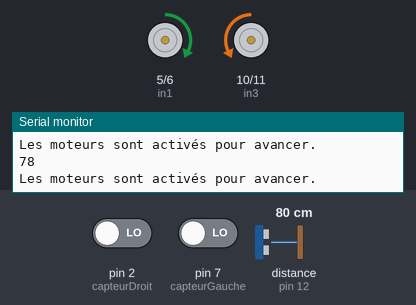
Bench run of a sketch on a simulated Arduino Uno, built with avr-gcc and run on an emulated ATmega328P. On the bench: motor-driver pin pairs drawn as motors (green arrow = first pin HIGH = forward, orange = second pin HIGH = backward, longer = more drive), the last lines printed to the serial monitor. Wiring (inferred from the names in the program): ultrasonic range finder: trigger pin 13; echo pin 12. The test bench sets the inputs (shaded band); at power-on: distance to the obstacle (sensor on pin 12) 80 cm, pin 2 (capteurDroit) LOW, pin 7 (capteurGauche) LOW. The echo pulse lasts 58.3 µs per cm.

Above: at 1.2 s.
1.3 s: distance to the obstacle (sensor on pin 12) set to 29 cm
4.3 s: distance to the obstacle (sensor on pin 12) set to 23 cm
At 4.9 s:
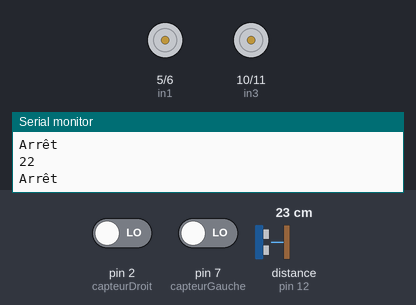
5.8 s: distance to the obstacle (sensor on pin 12) set to 120 cm
At 7.0 s:
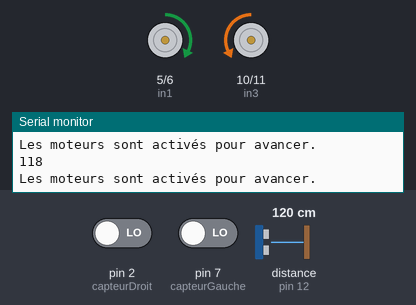
7.3 s: pin 2 (capteurDroit) driven HIGH
At 7.8 s:
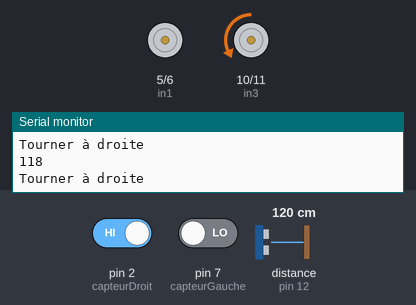
8.8 s: pin 2 (capteurDroit) driven LOW
At 9.7 s:
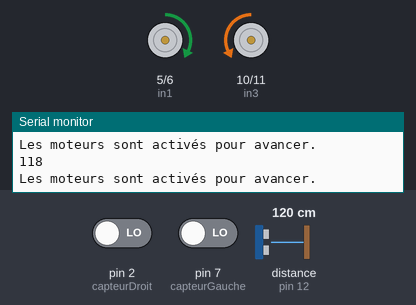
10.3 s: pin 7 (capteurGauche) driven HIGH
At 11.4 s:
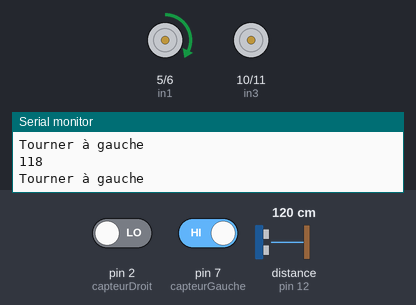
Timing chart, 0 to 12.8 s (numbered marks = the images above; inputs shaded):
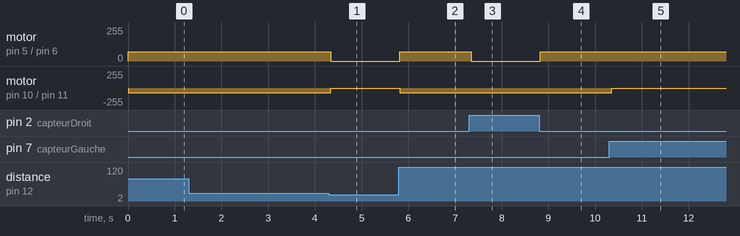

Measured:
- the behaviour switches between 26 and 25 cm on distance to the obstacle (sensor on pin 12) (found by bisection; images 0 and 1)
- after the input at 4.3 s, motor on pin 5 (in1) / pin 6 (in2): forward 70/255 → stopped at once; motor on pin 10 (in3) / pin 11 (in4): backward 70/255 → stopped at once
- after the input at 5.8 s, motor on pin 5 (in1) / pin 6 (in2): stopped → forward 70/255 at once; motor on pin 10 (in3) / pin 11 (in4): stopped → backward 70/255 at once
- after the input at 7.3 s, motor on pin 5 (in1) / pin 6 (in2): forward 70/255 → stopped after 0.05 s
- after the input at 8.8 s, motor on pin 5 (in1) / pin 6 (in2): stopped → forward 70/255 at once
- after the input at 10.3 s, motor on pin 10 (in3) / pin 11 (in4): backward 70/255 → stopped after 0.05 s

The sketch:

code_arduino.ino
```cpp
#include "model_arduino.h"

int in1 = 5;
int in2 = 6;
int in3 = 10;
int in4 = 11;

int trig = 13;
int echo = 12;

// Broches des capteurs infrarouges
int capteurGauche = 7;
int capteurDroit = 2;

int vitesse = 70;

void setup() {
  pinMode(in1, OUTPUT);
  pinMode(in2, OUTPUT);
  pinMode(in3, OUTPUT);
  pinMode(in4, OUTPUT);

  pinMode(capteurGauche, INPUT);
  pinMode(capteurDroit, INPUT);

  pinMode(trig, OUTPUT);
  pinMode(echo, INPUT);

  Serial.begin(9600);
}

void loop() {

  // Lire l'état des capteurs
  int etatGauche = digitalRead(capteurGauche);  // 0 : blanc, 1 : noir
  int etatDroit = digitalRead(capteurDroit);    // 0 : blanc, 1 : noir

 // put your main code here, to run repeatedly:
 digitalWrite(trig, LOW);
 delayMicroseconds(2);
 digitalWrite(trig,HIGH);
 delayMicroseconds(10);
 digitalWrite(trig,LOW);
 long duration = pulseIn(echo, HIGH);
 int distance = (duration * 0.034)/2;

 Serial.println(distance);

 double input[2] = {etatGauche, etatDroit};
 double output[4];

 score(input, output);


if(distance < 25) {
  arreter();
} else {
if (output[1] >= 0.5 && distance >= 25) {
     avancer();}
if (output[2] >= 0.5 && distance >= 25) {
     tournerDroite();}

if (output[3] >= 0.5 && distance >= 25) {
      tournerGauche();}
}

//  if (output[0] >= 0.5  && (distance < 25 || distance == 0)) {
//     arreter();
// } else if (output[1] >= 0.5 && distance >= 25) {
//      avancer();
// } else if (output[2] >= 0.5 && distance >= 25) {
//      tournerDroite();
// } else if (output[3] >= 0.5 && distance >= 25) {
//       tournerGauche();
// }


}

void avancer() {
  analogWrite(in3, 0);
  analogWrite(in2, 0);
  analogWrite(in1, vitesse);
  analogWrite(in4,vitesse);

  // Affichage de l'état des moteurs sur le moniteur série
  Serial.println("Les moteurs sont activés pour avancer.");

}

void arreter() {
  analogWrite(in1, 0);
  analogWrite(in2, 0);
  analogWrite(in3, 0);
  analogWrite(in4, 0);
  Serial.println("Arrêt");
}

void tournerDroite() {
 analogWrite(in3, 0);
  analogWrite(in2, 0);
  analogWrite(in1, 0);
  analogWrite(in4,vitesse);
  Serial.println("Tourner à droite");
}

void tournerGauche() {
  analogWrite(in4, 0);
  analogWrite(in2, 0);
  analogWrite(in1, vitesse);
  analogWrite(in3,0);
  Serial.println("Tourner à gauche");

}
```

model_arduino.cpp
```cpp
#include "model_arduino.h"
#include <string.h>

void score(double *input, double *output) {
    double var0[4];
    double arrStop[4] = {0.0, 1.0, 0.0, 0.0};
    double arrRight[4] = {0.0, 0.0, 1.0, 0.0};
    double arrLeft[4] = {0.0, 0.0, 0.0, 1.0};
    double arrForward[4] = {1.0, 0.0, 0.0, 0.0};

    if (input[0] <= 0.5) {
        if (input[1] <= 0.5) {
            memcpy(var0, arrStop, 4 * sizeof(double));
        } else {
            memcpy(var0, arrRight, 4 * sizeof(double));
        }
    } else {
        if (input[1] <= 0.5) {
            memcpy(var0, arrLeft, 4 * sizeof(double));
        } else {
            memcpy(var0, arrForward, 4 * sizeof(double));
        }
    }
    memcpy(output, var0, 4 * sizeof(double));
}
```

model_arduino.h
```cpp
#ifndef MODEL_ARDUINO_H
#define MODEL_ARDUINO_H

// Déclaration de la fonction score
void score(double *input, double *output);

#endif // MODEL_ARDUINO_H
```
